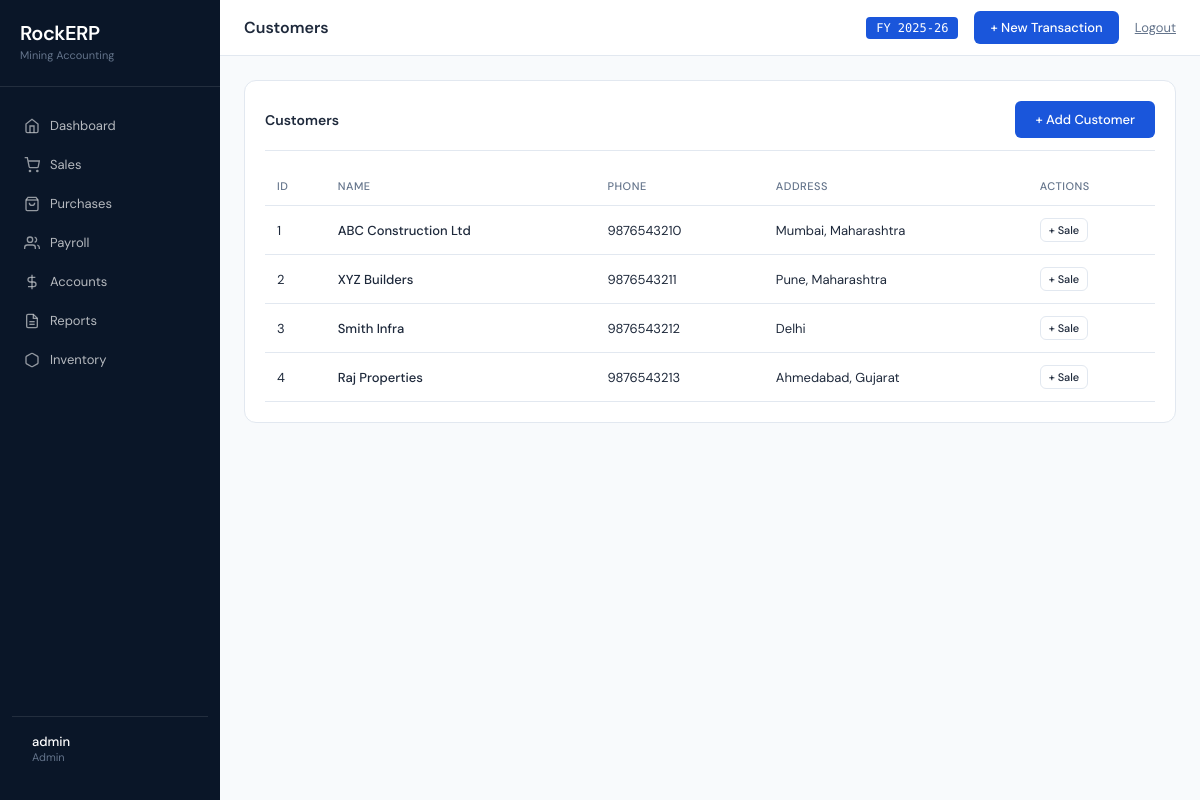
The app's page /customers (signed in) with its own data.
### models.py (models this page shows)
class Customer(db.Model):
    id = db.Column(db.Integer, primary_key=True)
    name = db.Column(db.String(100), nullable=False)
    phone = db.Column(db.String(20))
    address = db.Column(db.Text)
    created_at = db.Column(db.DateTime, default=utc_now)

### routes/sales.py (the view)
@bp.route('/customers')
@login_required
def customers():
    customers = Customer.query.all()
    return render_template('customers.html', customers=customers)

### routes/auth_utils.py (called while the page is built)
def login_required(f):
    @wraps(f)
    def decorated_function(*args, **kwargs):
        if 'user_id' not in session:
            flash('Please log in to access this page', 'error')
            return redirect(url_for('auth.login'))
        user = db.session.get(User, session.get('user_id'))
        if user is None:
            session.clear()
            flash('Session expired. Please log in again.', 'error')
            return redirect(url_for('auth.login'))
        return f(*args, **kwargs)
    return decorated_function

### templates/customers.html (shortened to what this page needs)
{% extends "base.html" %}
{% block page_title %}Customers{% endblock %}
{% block content %}
<div class="card">
    <div class="card-header">
        <div class="card-title">Customers</div>
        <a href="{{ url_for('sales.add_customer') }}" class="btn btn-primary">+ Add Customer</a>
    </div>
    {% if customers %}
    <table>
        <thead>
            <tr>
                <th>ID</th>
                <th>Name</th>
                <th>Phone</th>
                <th>Address</th>
                <th>Actions</th>
            </tr>
        </thead>
        <tbody>
            {% for customer in customers %}
            <tr>
                <td>{{ customer.id }}</td>
                <td style="font-weight: 500;">{{ customer.name }}</td>
                <td>{{ customer.phone }}</td>
                <td>{{ customer.address }}</td>
                <td>
                    <a href="{{ url_for('sales.create_sale') }}?customer={{ customer.id }}" class="btn btn-secondary" style="padding: 4px 8px; font-size: 11px;">+ Sale</a>
                </td>
            </tr>
            {% endfor %}
        </tbody>
    </table>
    {% endif %}
</div>
{% endblock %}

### templates/base.html (style rules this page uses)
:root { --blue: #1A56DB; --teal: #0CA678; --amber: #F59E0B; --red: #EF4444; --border: #E2E8F0; --surface: #F8FAFC; --sidebar-bg: #0A1628; --text-dark: #1E293B; --text-muted: #64748B; --white: #FFFFFF; }
* { margin: 0; padding: 0; box-sizing: border-box; }
body { font-family: 'DM Sans', sans-serif; background: var(--surface); color: var(--text-dark); display: flex; min-height: 100vh; }
.card { background: var(--white); border: 1px solid var(--border); border-radius: 12px; padding: 20px; margin-bottom: 20px; }
.card-header { display: flex; justify-content: space-between; align-items: center; margin-bottom: 16px; padding-bottom: 12px; border-bottom: 1px solid var(--border); }
.card-title { font-size: 14px; font-weight: 600; color: var(--text-dark); }
table { width: 100%; border-collapse: collapse; }
th { font-size: 11px; text-transform: uppercase; letter-spacing: 0.5px; color: var(--text-muted); font-weight: 500; text-align: left; padding: 12px; border-bottom: 1px solid var(--border); }
td { padding: 12px; border-bottom: 1px solid var(--border); font-size: 13px; }
.btn { display: inline-block; padding: 10px 20px; border-radius: 6px; font-size: 13px; font-weight: 500; text-decoration: none; cursor: pointer; border: none; transition: all 0.2s; }
.btn-primary { background: var(--blue); color: var(--white); }
.btn-secondary { background: var(--white); border: 1px solid var(--border); color: var(--text-dark); }

### records on screen
Customer: id "1", name "ABC Construction Ltd", phone "9876543210", address "Mumbai, Maharashtra"
Customer: id "2", name "XYZ Builders", phone "9876543211", address "Pune, Maharashtra"
Customer: id "3", name "Smith Infra", phone "9876543212", address "Delhi"
Customer: id "4", name "Raj Properties", phone "9876543213", address "Ahmedabad, Gujarat"

### other values on screen
{{ session.username }} "admin"
{{ session.role }} "Admin"
